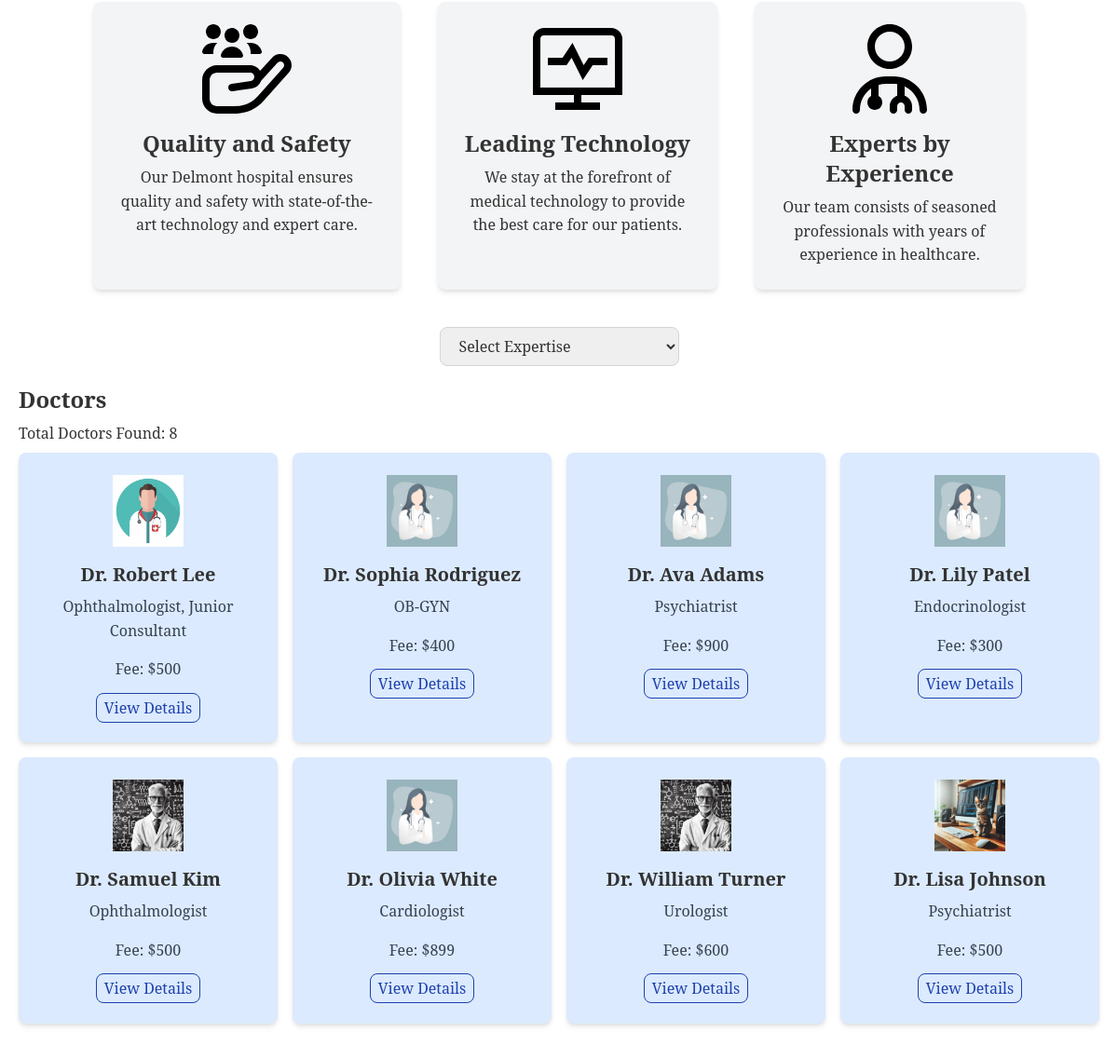
The app's page / (middle part), older data.
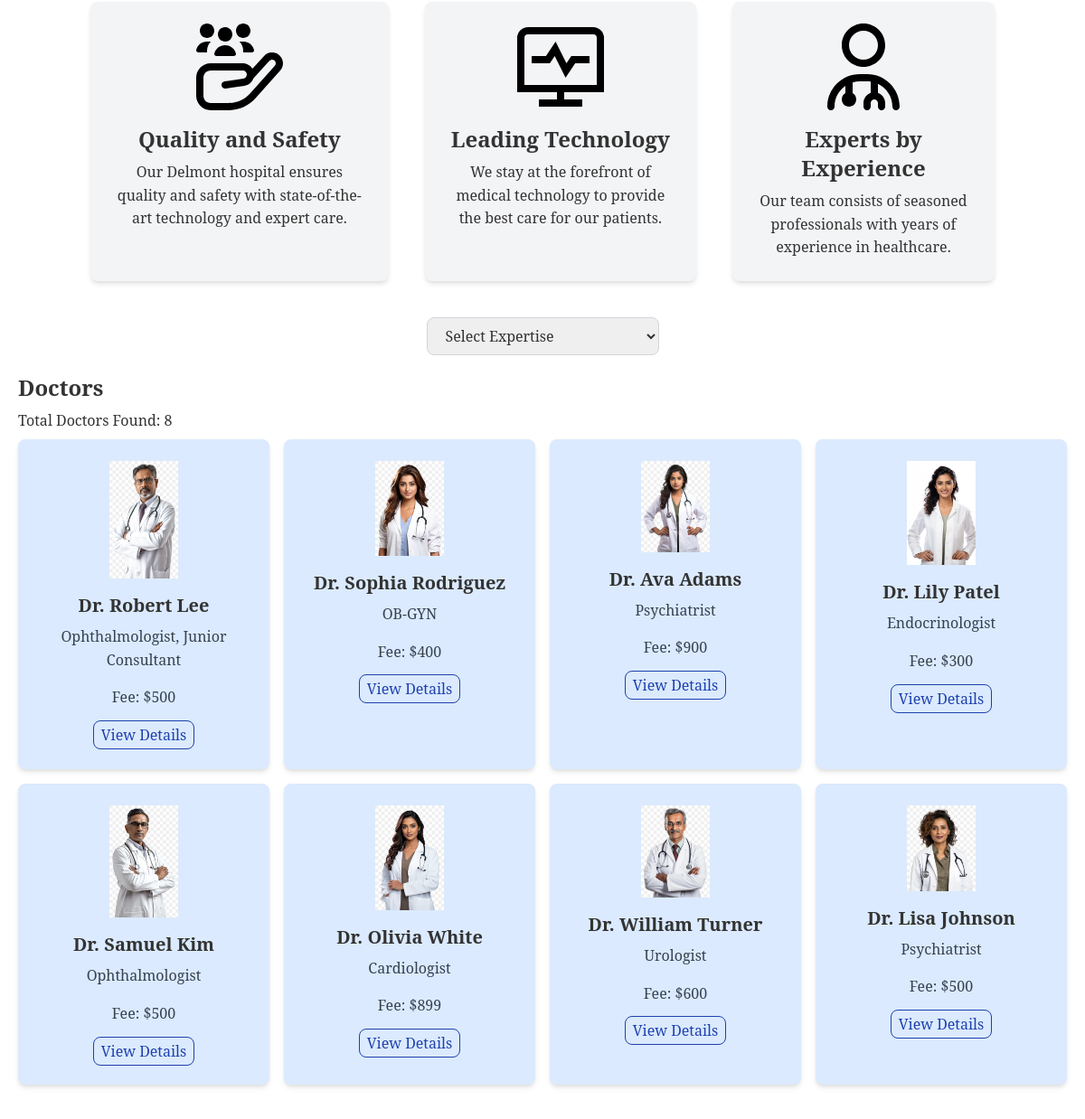
The same page, newer data.
### doctor/models.py (models this page shows, shortened)
class Doctor(models.Model):
    user = models.OneToOneField(User, on_delete=models.CASCADE)
    image = models.ImageField(
        upload_to='doctor/media/uploads/', default='doctor/media/uploads/default.jpg')
    designation = models.ManyToManyField(Designation)
    expertise = models.ManyToManyField(Expertise)
    available_time = models.ManyToManyField(AvailableTime)
    fee = models.IntegerField()
    meet_link = models.URLField(max_length=200)
    user_type = models.CharField(
        default='Doctor', max_length=10, editable=False)

### health_ops_connect/views.py (the view)
# urls.py: path('', DoctorListView.as_view(), name='home'),
class DoctorListView(ListView):
    model = Doctor
    template_name = 'home.html'
    context_object_name = 'doctors'
    def get_queryset(self):
        expertise_slug = self.kwargs.get('expertise')
        if expertise_slug:
            expertise = Expertise.objects.get(
                slug=expertise_slug)
            return Doctor.objects.filter(expertise=expertise)
        return Doctor.objects.all()
    def get_context_data(self, **kwargs):
        context = super().get_context_data(**kwargs)
        context['expertises'] = Expertise.objects.all()
        return context

### templates/home.html (shortened to what this page needs)
{% extends 'base.html' %}
{% load static %}
{% block content %}
<div class="flex gap-10 w-10/12 m-auto my-10">
    <div class="bg-gray-100 rounded-lg shadow-md p-6">
        <img src="{% static 'icons/customer-care.svg' %}" alt="icon" class="w-24 mx-auto mb-4">
        <h3 class="text-2xl text-center font-bold mb-2">Quality and Safety</h3>
        <p class="text-center">Our Delmont hospital ensures quality and safety with state-of-the-art technology and
            expert care.</p>
    </div>
    <div class="bg-gray-100 rounded-lg shadow-md p-6">
        <img src="{% static 'icons/pulse.svg' %}" alt="icon" class="w-24 mx-auto mb-4">
        <h3 class="text-2xl text-center font-bold mb-2">Leading Technology</h3>
        <p class="text-center">We stay at the forefront of medical technology to provide the best care for our patients.
        </p>
    </div>
    <div class="bg-gray-100 rounded-lg shadow-md p-6">
        <img src="{% static 'icons/user-md.svg' %}" alt="icon" class="w-24 mx-auto mb-4">
        <h3 class="text-2xl text-center font-bold mb-2">Experts by Experience</h3>
        <p class="text-center">Our team consists of seasoned professionals with years of experience in healthcare.</p>
    </div>
</div>
<div class="m-5">
    <div class="flex gap-4 justify-center">
        <div class="mb-5">
            <select name="specialization" onchange="window.location.href=this.value"
                class="py-2 px-4 rounded-lg border border-gray-300">
                <option value="" disabled selected>Select Expertise</option>
            </select>
        </div>
    </div>
    <div>
        <h2 class="text-2xl font-bold mb-2">Doctors</h2>
        <p class="mb-2">Total Doctors Found: {{ doctors | length }}</p>
        <div class="grid grid-cols-1 md:grid-cols-2 lg:grid-cols-4 gap-4">
            {% for doctor in doctors %}
            <div class="bg-blue-100 p-6 rounded-lg shadow-md text-center">
                <img src="{{ doctor.image.url }}" alt="{{ doctor.user.first_name }}" class="w-1/3 h-auto mb-4 m-auto" />
                <h3 class="text-xl font-bold mb-2">
                    Dr. {{ doctor.user.first_name }} {{ doctor.user.last_name }}
                </h3>
                <p class="text-gray-700 mb-4">
                    {% for designation in doctor.designation.all %}
                    {{designation.name}}{% if not forloop.last %}, {% endif %} {% endfor %}
                </p>
                <p class="text-gray-700 mb-4">Fee: ${{ doctor.fee }}</p>
                <a href="{% url 'doctor_details' doctor.id %}"
                    class="py-1 px-2 rounded-lg text-blue-800 border border-blue-800 hover:bg-blue-800 hover:text-white">View
                    Details</a>
            </div>
            {% endfor %}
        </div>
    </div>
</div>
{% endblock %}

Row changes from the older to the newer data that the page shows:
changed Doctor "Robert": image: a different picture
changed Doctor "Sophia": image: a different picture
changed Doctor "Ava": image: a different picture
changed Doctor "Lily": image: a different picture
changed Doctor "Samuel": image: a different picture
changed Doctor "Olivia": image: a different picture
changed Doctor "William": image: a different picture
changed Doctor "Lisa": image: a different picture
